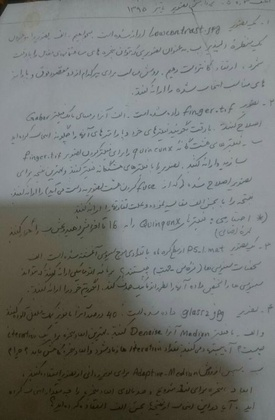
%> input picture Digital Image Processing/HW_5/photo561829177866693988.jpg, 275 x 420 px, shrunk from 523 x 800 before the run
$ octave Untitled.m   (GNU Octave 9; MATLAB toolbox functions it lacks are replaced by stand-ins)
%> lines starting %> are read from the running program, lines starting %| are printed output that depends on the picture; in (x1, y1, x2, y2) boxes, pixels count from 0 and x2, y2 are one past the last pixel; in counts of white or black regions, pixels touching at a corner belong together; the program's own positions count from 1
clc
clear
close all

f=imread('photo561829177866693988.jpg');
%> f is the input picture: size 420x275x3 uint8; mean R, G, B 116.4, 119.3, 116.3
f = rgb2gray(f);
%> f: size 420x275 uint8
f = im2double(f);
%> f: size 420x275 double
[M,N] = size(f);
%> M = 420; N = 275

% [6 lines of commented-out code are left out]


W=100;
ff = zeros(M,N);
gg = zeros(W,W);
for i=1:W:M-W
    for j=1:W:N-W
        gg = zeros(W,W);
       temp = f(i:i+W-1,j:j+W-1);
       thr = graythresh(f)+.1;
       ind_11 = find(temp>= thr);
       gg(ind_11) = 1;
       figure,imshow(gg),title(['i= ',num2str(i),'  j= ',num2str(j)]);
       ff(i:i+W-1,j:j+W-1) = gg;
    end
end
%> this loop made 4 passes
%> pass 1, `for j=1:W:N-W gg = zeros(W,W); temp = f(i:i+W-1,j:j+W-1); thr = grayth..`:
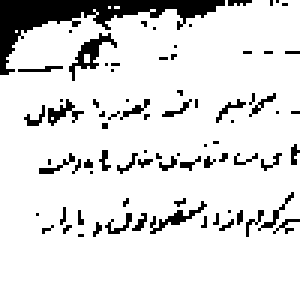
%> displayed picture: size 100x100, on the screen's scale of 0 to 255 (shown 3 times larger); 87.8% white; 79 black regions (70 under 20 px), largest, box (x1, y1, x2, y2) and area: (0, 0, 75, 25) 542, (23, 11, 39, 27) 75, (50, 67, 69, 78) 50
%> pass 1, `for j=1:W:N-W gg = zeros(W,W); temp = f(i:i+W-1,j:j+W-1); thr = grayth..`:
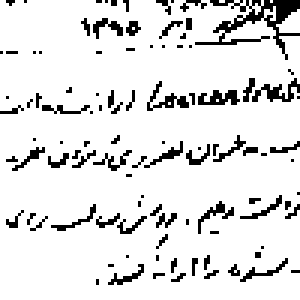
%> displayed picture: size 100x100, on the screen's scale of 0 to 255 (shown 3 times larger); 88.9% white; black in thin lines or dots
%> pass 2, `for j=1:W:N-W gg = zeros(W,W); temp = f(i:i+W-1,j:j+W-1); thr = grayth..`:
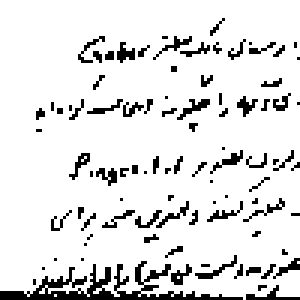
%> displayed picture: size 100x100, on the screen's scale of 0 to 255 (shown 3 times larger); 88.6% white; black in thin lines or dots
%> pass 2, `for j=1:W:N-W gg = zeros(W,W); temp = f(i:i+W-1,j:j+W-1); thr = grayth..`:
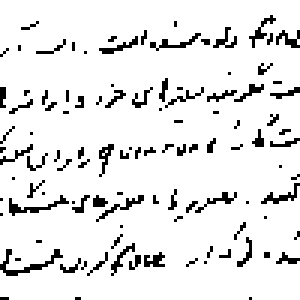
%> displayed picture: size 100x100, on the screen's scale of 0 to 255 (shown 3 times larger); 90.6% white; black in thin lines or dots
%> after the loop:
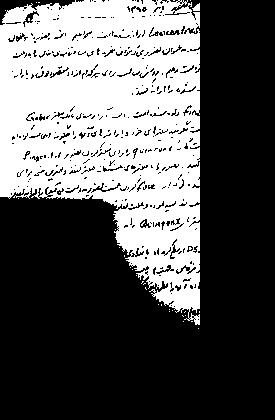
%> ff: size 420x275 double; values 0 (black) and 1 (white), 36.6% white; 40 white regions (38 under 20 px), largest, box (x1, y1, x2, y2) and area: (0, 0, 200, 325) 42165, (192, 3, 200, 11) 41
%> after the loop:
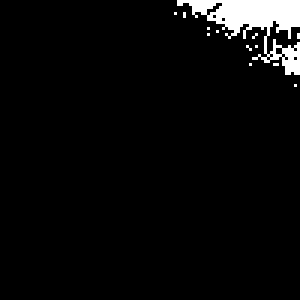
%> gg: size 100x100 double (shown 3 times larger); values 0 (black) and 1 (white), 4.1% white; 13 white regions (12 under 20 px), largest, box (x1, y1, x2, y2) and area: (59, 0, 100, 25) 394
figure,imshow(ff);

$ run again, with Digital Image Processing/HW_5/lowcontrast.jpg copied over Digital Image Processing/HW_5/photo561829177866693988.jpg
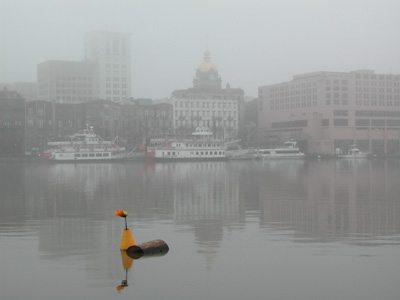
%> input picture Digital Image Processing/HW_5/lowcontrast.jpg, 400 x 300 px
%> f is the input picture: size 300x400x3 uint8; mean R, G, B 152.4, 154.5, 154
%> the loop `for i=1:W:M-W` made 2 passes
%> pass 1, `for j=1:W:N-W gg = zeros(W,W); temp = f(i:i+W-1,j:j+W-1); thr = grayth..`:
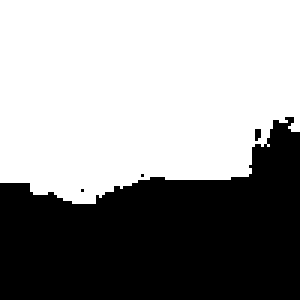
%> displayed picture: size 100x100, on the screen's scale of 0 to 255 (shown 3 times larger); 59.1% white; 4 black regions (3 under 20 px), largest, box (x1, y1, x2, y2) and area: (0, 39, 100, 100) 4078
%> after the loop `for i=1:W:M-W`:
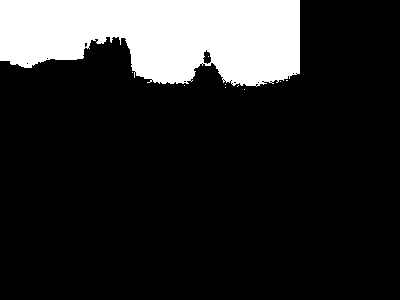
%> ff: size 300x400 double; values 0 (black) and 1 (white), 17.1% white; 10 white regions (9 under 20 px), largest, box (x1, y1, x2, y2) and area: (0, 0, 300, 87) 20467
